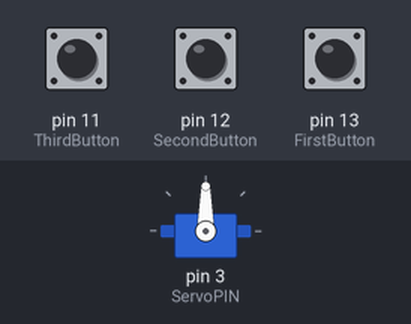
A sketch run on a simulated Arduino Uno, built with avr-gcc and run on an emulated ATmega328P. On the bench: servo. The inputs (shaded band) are chosen by the test bench; at power-on: pin 11 (ThirdButton) LOW, pin 13 (FirstButton) LOW, pin 12 (SecondButton) LOW.

Above: at 1.2 s.
1.3 s: pin 11 (ThirdButton) pulled HIGH for 3.2 s
At 5.7 s:
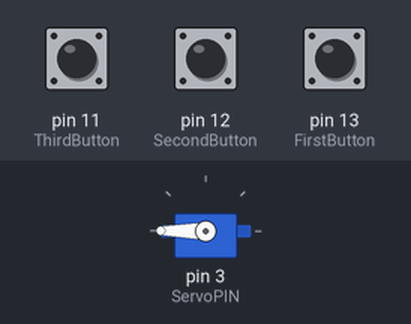
6.0 s: pin 13 (FirstButton) pulled HIGH for 0.15 s
At 7.4 s:
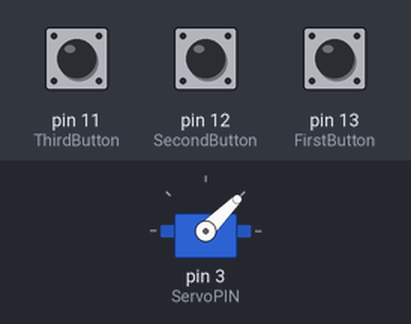
8.0 s: pin 13 (FirstButton) pulled HIGH for 3.2 s
At 8.4 s:
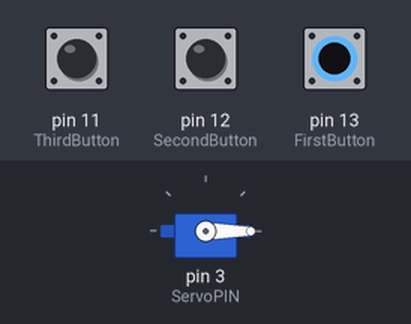
12.7 s: pin 11 (ThirdButton) pulled HIGH for 0.15 s
At 13.1 s:
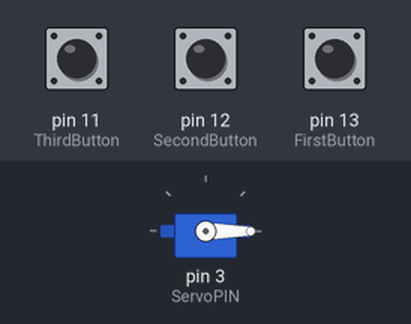
Timing chart, 0 to 15.7 s (numbered marks = the images above; inputs shaded):
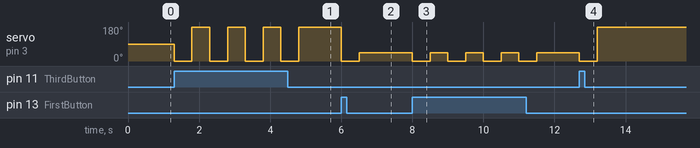

Measured:
- after the input at 1.3 s, servo on pin 3 (ServoPIN): alternates 180° for 0.50 s and 0° for 0.50 s, 8 changes in all, then stays 180°, starting at once
- after the input at 6.0 s, servo on pin 3 (ServoPIN): 180° → 0° at once, → 45° 0.50 s later
- after the input at 8.0 s, servo on pin 3 (ServoPIN): alternates 45° for 0.50 s and 0° for 0.50 s, 8 changes in all, then stays 45°, starting at once
- after the input at 12.7 s, servo on pin 3 (ServoPIN): 45° → 0° at once, → 180° 0.50 s later

The sketch:

ServoButton.ino
```cpp
#include <Servo.h>
int FirstButton = 13;
int SecondButton = 12;
int ThirdButton = 11;
int ServoPIN = 3;
int isFirstButtonPressed = 0;
int isSecondButtonPressed = 0;
int isThirdButtonPressed = 0;
Servo MyServo;
void setup() {
  // put your setup code here, to run once:
  MyServo.attach(ServoPIN);
  pinMode(FirstButton, INPUT);
  pinMode(SecondButton, INPUT);
  pinMode(ThirdButton, INPUT);
}

void loop() {
  // put your main code here, to run repeatedly:
  isFirstButtonPressed = digitalRead(FirstButton);
  isSecondButtonPressed = digitalRead(SecondButton);
  isThirdButtonPressed = digitalRead(ThirdButton);
  if (isFirstButtonPressed == HIGH){
    Wheeling(45);
    }
  if (isSecondButtonPressed == HIGH){
    Wheeling(90);
    }
  if (isThirdButtonPressed == HIGH){
    Wheeling(180);
    }
}

void Wheeling(int DerajatPutar) {
  MyServo.write(0);
  delay(500);
  MyServo.write(DerajatPutar);
  delay(500);
  }
```
